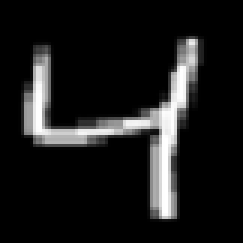
#> input picture data/nummer4.png, 81 x 81 px (shown 3 times larger)
$ jupyter execute --allow-errors koduppgift_15.ipynb
#> lines starting #> are read from the running program, lines starting #| are printed output that depends on the picture
### 15. I avsnitt 4.4.1 "Kodexempel 1 - Klassificering av MNIST" modelleras *MNIST*. Skriv kod så att du kan ta egna bilder (via exempelvis mobilen) på handskrivna siffror och prediktera dessa. Om du känner dig inspirerad kan du också skapa en *Streamlit* applikation. Notera, det huvudsakliga arbetet blir alltså att *preprocessa*, det vill säga bearbeta bilderna som tas via mobilen så modellen kan prediktera dem. I verkligheten är det ofta långt ifrån trivialt att genomföra *preprocessing*. Exempel på hur denna typ av projekt kan se ut kan du se här: [https://www.linkedin.com/posts/antonioprgomet_toppresultat-fr%C3%A5n-deltagarna-p%C3%A5-kursen-pythonprogrammering-activity-7292893718028718081-oAD0?utm_source=share&utm_medium=member_desktop&rcm=ACoAADH7YOkBJcbaNUfHDmlA4-6mf94mMwPgnRk](https://www.linkedin.com/posts/antonioprgomet_toppresultat-fr%C3%A5n-deltagarna-p%C3%A5-kursen-pythonprogrammering-activity-7292893718028718081-oAD0?utm_source=share&utm_medium=member_desktop&rcm=ACoAADH7YOkBJcbaNUfHDmlA4-6mf94mMwPgnRk)

[cell 1]
import os
import numpy as np
import pandas as pd
import matplotlib as mpl
import matplotlib.pyplot as plt
import joblib

from sklearn.datasets import fetch_openml
from sklearn.model_selection import train_test_split
from sklearn.preprocessing import StandardScaler
from sklearn.metrics import (
    confusion_matrix,
    ConfusionMatrixDisplay,
    classification_report,
)
from sklearn.linear_model import LogisticRegression
from sklearn.ensemble import (
    RandomForestClassifier,
    ExtraTreesClassifier,
    VotingClassifier,
)

[cell 2]
def display_confusion_matrix(y_true, y_pred):
    cm = confusion_matrix(y_true, y_pred)
    ConfusionMatrixDisplay(cm).plot()

#> (a cell that did not finish here is left out)

#> (a cell that did not finish here is left out)

#> (a cell that did not finish here is left out)

[cell 6]
# Model training
logreg_clf = LogisticRegression(max_iter=1000)
random_forest_clf = RandomForestClassifier(n_estimators=100, random_state=42)
extra_trees_clf = ExtraTreesClassifier(n_estimators=100, random_state=42)

named_estimators = [
    ("logreg_clf", logreg_clf),
    ("random_forest_clf", random_forest_clf),
    ("extra_trees_clf", extra_trees_clf),
]
voting_clf = VotingClassifier(named_estimators, voting="hard")

models = [logreg_clf, random_forest_clf, extra_trees_clf, voting_clf]
#> (the rest of this cell did not finish here and is left out)

#> (a cell that did not finish here is left out)

#> (a cell that did not finish here is left out)

[cell 9]
scaler_2 = StandardScaler()
#> (the rest of this cell did not finish here and is left out)

[cell 10]
def plot_digit(data):
    image = data.reshape(28, 28)
    plt.imshow(image, cmap=mpl.cm.hot, interpolation="nearest")
    plt.axis("off")


#> (the rest of this cell did not finish here and is left out)

[cell 11]
# Visualisera några bilder och prediktioner
fig, axes = plt.subplots(2, 5, figsize=(10, 4))
#> (the rest of this cell did not finish here and is left out)

[cell 12]
from PIL import Image
import numpy as np

# Ladda din egen bild
img = Image.open("../../data/nummer4.png")
#> img is the input picture: PIL image 81x81 RGB; min 0, max 255, mean 26.5

# Gör den gråskala
img = img.convert("L")
#> img: PIL image 81x81 L

img = img.resize((28, 28))
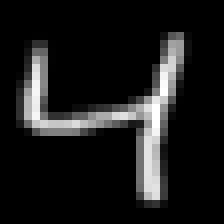
#> img: PIL image 28x28 L (shown 8 times larger); min 0, max 255, mean 26.9

img_array = np.array(img).astype(np.float64)

img_array = 255 - img_array
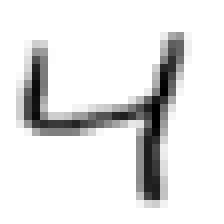
#> img_array: shape (28, 28) float64 (shown 8 times larger); min 0, max 255, mean 228.1

img_flat = img_array.reshape(1, -1)

#> (the rest of this cell did not finish here and is left out)
